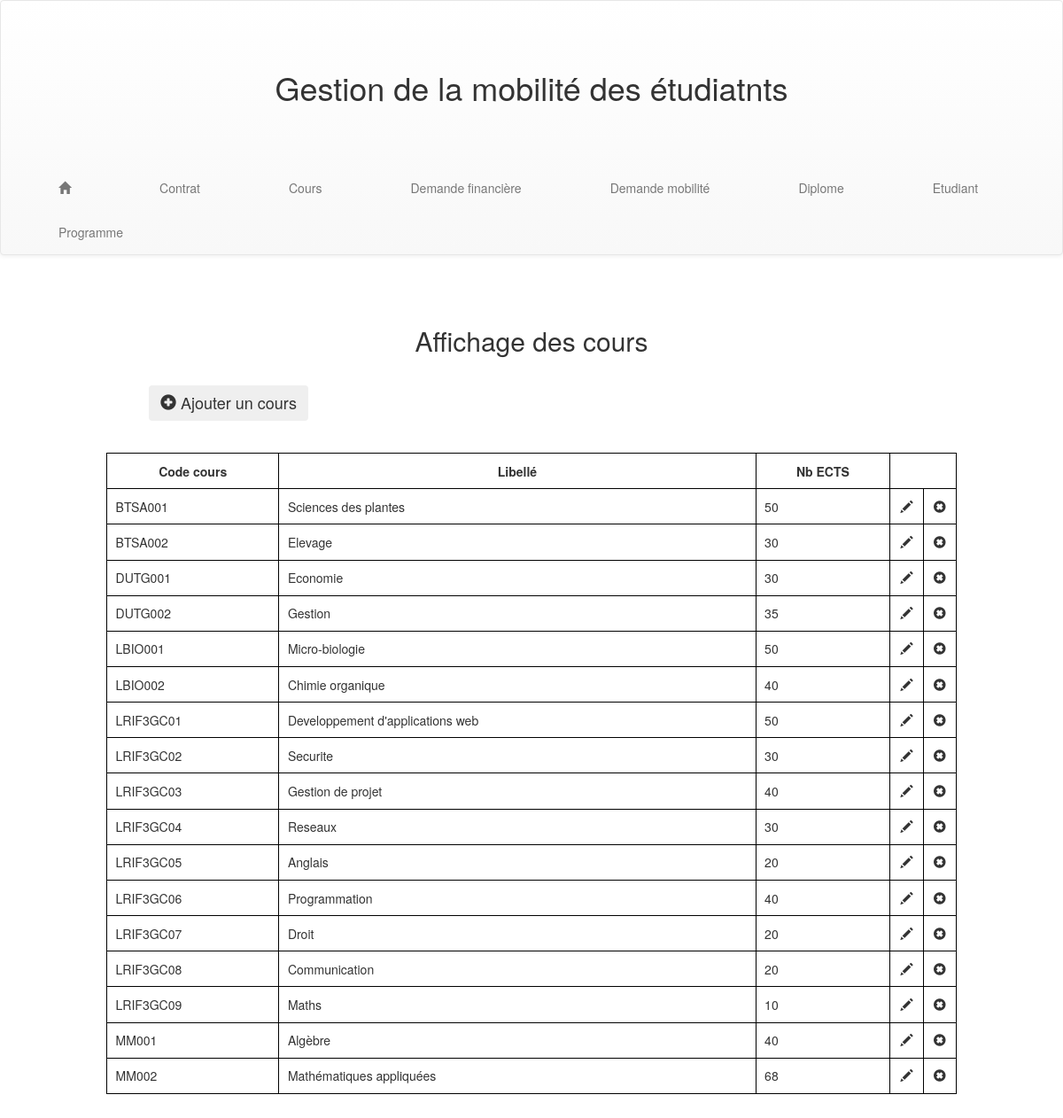
Screenshot of /Projet_RTAI/afficherCours.php with the database file from the repository.
### tables this page shows
CREATE TABLE IF NOT EXISTS `cours` (
  `CODECOURS` varchar(10) NOT NULL,
  `LIBELLECOURS` varchar(128) DEFAULT NULL,
  `NBECTS` varchar(128) DEFAULT NULL,
  PRIMARY KEY (`CODECOURS`)
);

### Projet_RTAI/afficherCours.php (the view, shortened to what this page needs)
<?php
  include 'connexion.php';
?>
<!DOCTYPE html>
<html>
  <head>
    <link rel="stylesheet" href="https://maxcdn.bootstrapcdn.com/bootstrap/3.3.7/css/bootstrap.min.css">
    <link rel="stylesheet" href="https://maxcdn.bootstrapcdn.com/bootstrap/3.3.7/css/bootstrap-theme.min.css">
    <link rel="stylesheet" href="style.css">
  </head>
  <body>
    <nav class="navbar navbar-default">
      <div class="container-fluid">
        <a href="index.php"><h1 id="titre">Gestion de la mobilité des étudiatnts</h1></a>
        <ul class="nav navbar-nav">
          <li><a href="index.php"><span class="glyphicon glyphicon-home" aria-hidden="true"></span></a></li>
          <li><a href="afficherContrats.php">Contrat</a></li>
          <li><a href="afficherCours.php">Cours</a></li>
          <li><a href="#">Demande financière</a></li>
          <li><a href="#">Demande mobilité</a></li>
          <li><a href="afficherDiplomes.php">Diplome</a></li>
          <li><a href="afficherEtudiants.php">Etudiant</a></li>
          <li><a href="afficherProgrammes.php">Programme</a></li>
        </ul>
      </div>
    </nav>
    <h2 id="titre2">Affichage des cours</h2>
    <button type="button" id="ajout" class="btn btn-light" aria-label="Left Align">
      <a href="ajouterCours.php"><span class="glyphicon glyphicon-plus-sign" aria-hidden="true"></span> Ajouter un cours</a>
    </button>
    <table>
      <tr>
        <th class="titre">Code cours</th>
        <th class="titre">Libellé</th>
        <th class="titre">Nb ECTS</th>
      </tr>
      <?php
  	   $res = $linkpdo->query("SELECT * FROM cours");
  	   while ($data = $res->fetch()) {
      ?>
        <tr>
        	<th><?php echo $data[0]; ?></th>
        	<th><?php echo $data[1]; ?></th>
      		<th><?php echo $data[2]; ?></th>
      		<td><?php echo '<a href="modifierCours.php?CODECOURS='.$data['CODECOURS'].'&LIBELLECOURS='.$data['LIBELLECOURS'].'&NBECTS='.$data['NBECTS'].'"><span class="glyphicon glyphicon-pencil" aria-hidden="true"></span></a>'; ?></td>
      		<td><?php echo '<a href="supprimerCours.php?ID='.$data['CODECOURS'].'"><span class="glyphicon glyphicon-remove-sign" aria-hidden="true"></span></a>'; ?></td>
      	</tr>
      <?php
        }
      ?>
  	</table>
  </body>
</html>

### Projet_RTAI/style.css (style rules this page uses)
ul { width: 100%; }
li { margin-left: 3%; margin-right: 3%; }
#titre { text-align: center; padding-bottom: 5%; padding-top: 5%; }
#titre2 { text-align: center; padding-top: 5%; padding-bottom: 2%; }
table { border: 1px solid black; border-collapse:collapse; margin: auto; margin-top: 3%; margin-bottom: 10%; width: 80%; }
td { border: 1px solid black; text-align: center; }
th { border: 1px solid black; padding-left: 1%; padding-right: 1%; padding-top: 1%; padding-bottom: 1%; font-weight: normal; }
.titre { text-align: center; font-weight: bold; }
a { color: #333; }
#ajout { margin-left: 14%; font-size: 18px; }

### rows the page displays
cours: CODECOURS "BTSA001", LIBELLECOURS "Sciences des plantes", NBECTS "50"
cours: CODECOURS "BTSA002", LIBELLECOURS "Elevage", NBECTS "30"
cours: CODECOURS "DUTG001", LIBELLECOURS "Economie", NBECTS "30"
cours: CODECOURS "DUTG002", LIBELLECOURS "Gestion", NBECTS "35"
cours: CODECOURS "LBIO001", LIBELLECOURS "Micro-biologie", NBECTS "50"
cours: CODECOURS "LBIO002", LIBELLECOURS "Chimie organique", NBECTS "40"
cours: CODECOURS "LRIF3GC01", LIBELLECOURS "Developpement d'applications web", NBECTS "50"
cours: CODECOURS "LRIF3GC02", LIBELLECOURS "Securite", NBECTS "30"
cours: CODECOURS "LRIF3GC03", LIBELLECOURS "Gestion de projet", NBECTS "40"
cours: CODECOURS "LRIF3GC04", LIBELLECOURS "Reseaux", NBECTS "30"
cours: CODECOURS "LRIF3GC05", LIBELLECOURS "Anglais", NBECTS "20"
cours: CODECOURS "LRIF3GC06", LIBELLECOURS "Programmation", NBECTS "40"
cours: CODECOURS "LRIF3GC07", LIBELLECOURS "Droit", NBECTS "20"
cours: CODECOURS "LRIF3GC08", LIBELLECOURS "Communication", NBECTS "20"
cours: CODECOURS "LRIF3GC09", LIBELLECOURS "Maths", NBECTS "10"
cours: CODECOURS "MM001", LIBELLECOURS "Algèbre", NBECTS "40"
cours: CODECOURS "MM002", LIBELLECOURS "Mathématiques appliquées", NBECTS "68"
